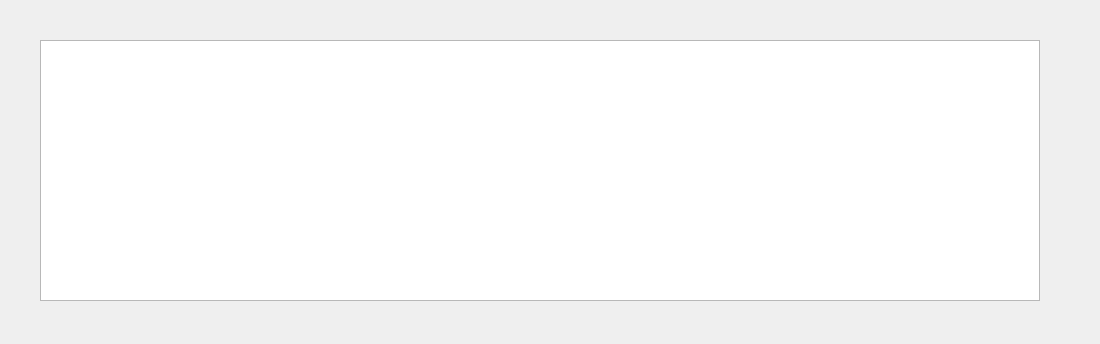
<?xml version="1.0" encoding="UTF-8"?>
<ui version="4.0">
 <class>View_rule</class>
 <widget class="QWidget" name="View_rule">
  <property name="geometry">
   <rect>
    <x>0</x>
    <y>0</y>
    <width>1100</width>
    <height>344</height>
   </rect>
  </property>
  <property name="windowTitle">
   <string>Form</string>
  </property>
  <widget class="QTextBrowser" name="rule_list">
   <property name="geometry">
    <rect>
     <x>40</x>
     <y>40</y>
     <width>1000</width>
     <height>261</height>
    </rect>
   </property>
  </widget>
 </widget>
 <resources/>
 <connections/>
</ui>
